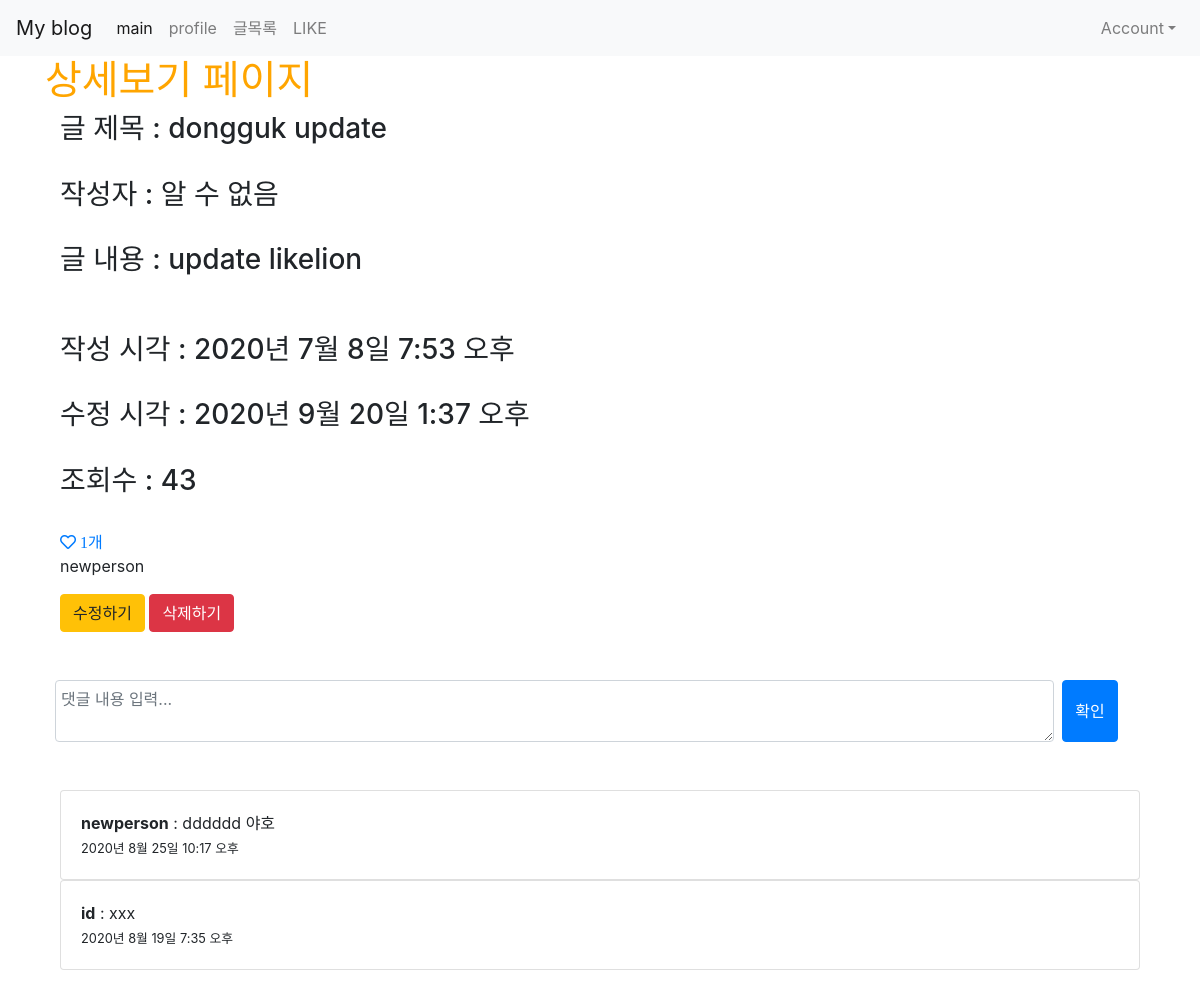
/posts/1, run on the app's committed database.
### posts/models.py (models this page shows)
class Post(models.Model):# user:post=1:n 이므로 n쪽에 user 작성
    title = models.CharField(max_length=50, null=False)
    content = models.TextField()
    view_count = models.IntegerField(default=0)
    writer=models.ForeignKey(User, on_delete=models.CASCADE, null=True)
    created_at = models.DateTimeField(auto_now_add=True)
    updated_at = models.DateTimeField(auto_now = True)
    image=models.ImageField(upload_to='images/', null=True)
    like_user_set = models.ManyToManyField(User, blank=True, related_name='like_user_set', through='Like')
    @property
    def like_count(self):
        return self.like_user_set.count()

class Comment(models.Model):
    content = models.TextField()
    writer = models.ForeignKey(User, on_delete=models.CASCADE)
    post = models.ForeignKey(Post, on_delete=models.CASCADE, related_name='comments')
    created_at = models.DateTimeField(auto_now_add=True)
    updated_at = models.DateTimeField(auto_now = True)

### posts/views.py (the view)
# urls.py: path('<int:id>', show, name="show"),
def show(request, id):
    post = Post.objects.get(pk=id)
    post.view_count += 1
    post.save()
    all_comments=post.comments.all().order_by('-created_at') #오름차순은 -를 빼면 된다.
    return render(request, 'posts/show.html', {'post': post, 'comments':all_comments})

### posts/templates/posts/show.html (shortened to what this page needs)
{% extends 'base.html' %}
{% block content %}
    <h1>상세보기 페이지</h1>
    <div class="container">
        <h3>글 제목 : {{ post.title }} </h3><br>
        {% if post.writer %}
            {% if post.writer.username == 'user' %}
                <h3>작성자 : {{ post.writer.last_name }}{{ post.writer.first_name }}</h3>
            {% else %}
                <h3>작성자 : {{ post.writer }}</h3>
            {% endif %}
        {% else %}
            <h3>작성자 : 알 수 없음</h3>
        {% endif %}
        <br><h3>글 내용 : {{ post.content }} </h3><br>
        <br>
        <h3>작성 시각 : {{ post.created_at }} </h3><br>
        <h3>수정 시각 : {{ post.updated_at }}</h3><br>
        <h3>조회수 : {{ post.view_count }}</h3><br>
        <a href="{% url 'posts:post_like' post.id %}?redirect_to=show">
            {% if user in post.like_user_set.all %}
                <i class="fas fa-heart"> {{ post.like_count }}개</i>
            {% else %}
                <i class="far fa-heart"> {{ post.like_count }}개</i>
            {% endif %}
        </a>
        {% for like_user in post.like_user_set.all %}
            {% if like_user.username == 'user' %}
                <p>{{ like_user.last_name }}{{ like_user.first_name}}</p>
            {% else %}
                <p>{{ like_user.username }}</p>
            {% endif %}
        {% endfor %}
        {% if writer == post.writer %}
            <a href="{% url 'posts:update' post.pk %}" class="btn btn-warning">수정하기</a>
            <a href="{% url 'posts:delete' post.pk %}" class="btn btn-danger">삭제하기</a>
        {% endif%}
    </div>
    <div class="container mt-5">
        <form class="form-row" action="{% url 'posts:create_comment' post.id %}" method="POST">
            <textarea class="form-control col-11 mr-2" name="content" placeholder="댓글 내용 입력..."></textarea>
            <input type="submit" class="btn btn-primary" value="확인">
        </form>
    </div>
    <div class="container mt-5 mb-5">
        {% for comment in comments %}
        <div class="card">
            <div class="card-body">
                {% if comment.writer.username == 'user' %}
                    <b>{{ comment.writer.last_name }}{{ comment.writer.first_name}}</b>
                {% else %}
                    <b>{{ comment.writer }}</b>{% endif %} : {{ comment.content }}<br>
                <small>{{ comment.created_at }}</small>
            </div>
        </div>
        {% endfor %}
    </div>
{% endblock %}

### myblog/static/css/project.css (style rules this page uses)
h1 { color: orange; }

### data on the page
Post: title "dongguk update", content "update likelion", created_at "2020년 7월 8일 7:53 오후", updated_at "2020년 9월 20일 1:37 오후", view_count "43", like_count "1"
Comment: writer "newperson", content "dddddd 야호", created_at "2020년 8월 25일 10:17 오후"
Comment: writer "id", content "xxx", created_at "2020년 8월 19일 7:35 오후"

### other printed values
{{ like_user.username }} "newperson"
